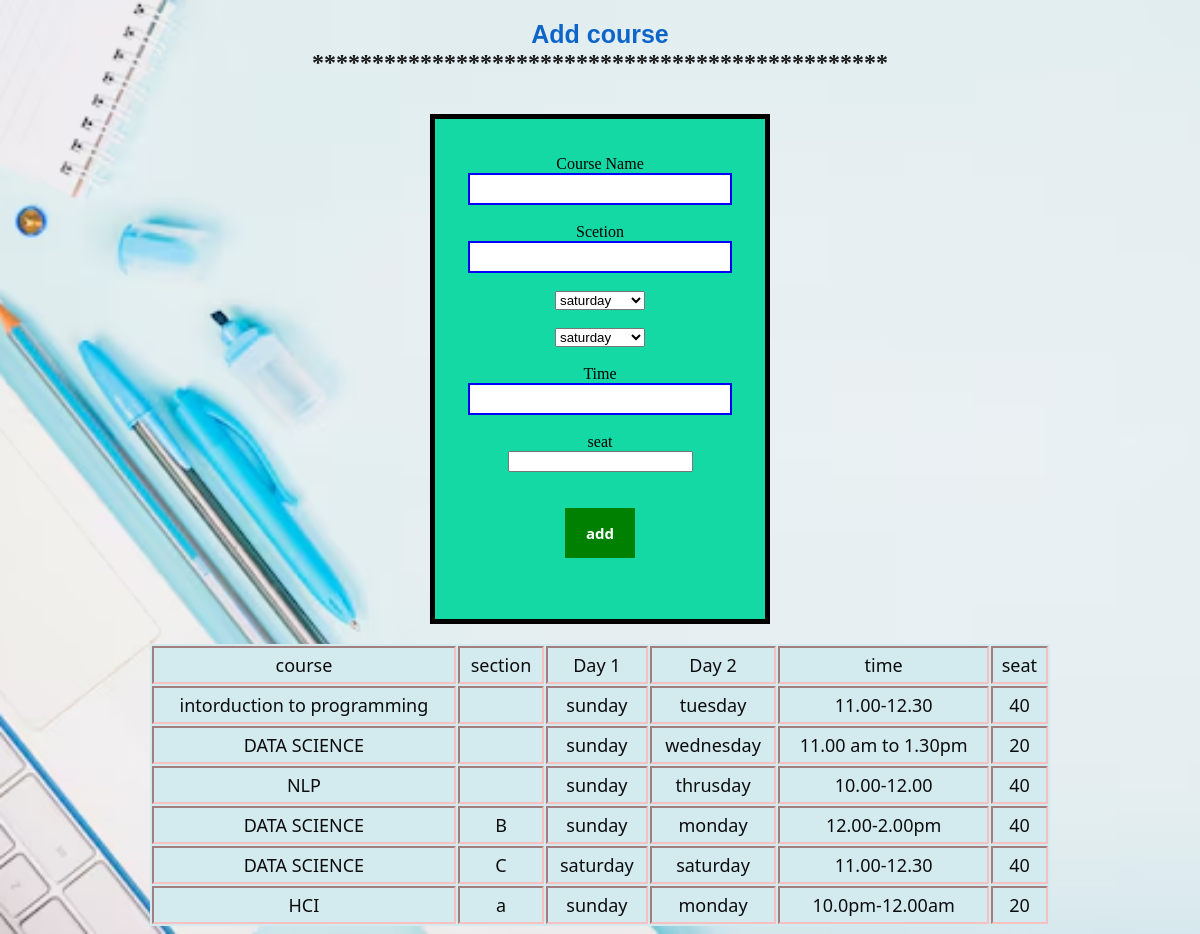
The page /admin/php/addcourse.php on the database its author committed.
### tables this page shows
CREATE TABLE `addcourse` (
  `ID` int(11) NOT NULL,
  `course` varchar(250) NOT NULL,
  `section` varchar(120) NOT NULL,
  `date1` varchar(120) NOT NULL,
  `date2` varchar(120) NOT NULL,
  `time` varchar(120) NOT NULL,
  `seat` varchar(120) NOT NULL
);

### admin/php/addcourse.php (the view, shortened to what this page needs)
<?php
include  '../../main/DB/DB.php';
$sql="SELECT * FROM addcourse";
$result=$conn->query($sql);
$courseerr=$timeerr=$date1err=$seaterr=$sectionerr="";
?>
<!DOCTYPE html>
<html>
    <head>
        <link rel="stylesheet"  href="../css/aiub.css">
    </head>
    <body>
        <center>
        <h2>
             <label  style="color: rgb(13, 101, 202); font-family:Arial, Helvetica, sans-serif;  font-size: 25px;">Add course</label><br>
             <label  style="color: rgb(22, 22, 22); ">************************************************</label>
        </h2>
        <br>
        <form method="post">
        <div  style="width:330px; height:500px; border:5px solid black;background-color:rgb(20,217,164);">
            <br>
            <br>
        Course Name<br><input type="text" id="course" name="course" >
        <span><?php echo $courseerr; ?></span><br><br>
         Scetion<br><input type ="text" name="section" id="section">
         <br><br>
        <select id="date1" name="date1">
            <option value="saturday">saturday</option>
        </select><br><br>
         <select id="date2" name="date2">
            <option value="saturday">saturday</option>
        </select><br><br>
        Time<br><input type="text" name="time" id="time">
         <span><?php echo $timeerr; ?></span><br><br>
        seat<br><input type="number" id="seat" name="seat">
         <span><?php echo $seaterr; ?></span><br><br><br>
        <button type="submit" style="background-color:green;color:white;width:70px;height:50px" >add</button>
        </div>
        <table class="table"  style="font-size:18px;">
            <tr class="tablerow">
              <td class="tableheading">course</td>
             <td class="tableheading">section</td>
             <td class="tableheading">Day 1</td>
             <td class="tableheading">Day 2</td>
              <td class="tableheading">time</td>
             <td class="tableheading">seat</td>
             <?php
             if(mysqli_num_rows($result)> 0)
             {
                while($row=$result->fetch_assoc())
                {
                   echo "<tr class='tablerow'>";
                   echo "<td class='tableheading'>".$row['course']."</td>";
                   echo "<td class='tableheading'>".$row['section']."</td>";
                   echo "<td class='tableheading'>".$row['date1']."</td>";
                  echo "<td class='tableheading'>".$row['date2']."</td>";
                  echo "<td class='tableheading'>".$row['time']."</td>";
                  echo "<td class='tableheading'>".$row['seat']."</td>";
                  echo"</tr>";
                }
             }
             ?>
        </table>
      </form>
      </center>
    </body>
</html>

### admin/css/aiub.css (style rules this page uses)
body { background-color: rgb(149, 248, 244); }
button { background-color: rgb(38, 183, 232); color: rgb(16, 1, 1); padding: 15px; margin-bottom: 15px; width: 150px; height: 60px; border:none; font-family:'Segoe UI', Tahoma, Geneva, Verdana, sans-serif; font-weight: bold; font-size:15px; }
.table { width: 900px; margin-top: 20px; font-family: 'Segoe UI', Tahoma, Geneva, Verdana, sans-serif; font-size:10px; font-weight: 100; background:rgb(211, 234, 239); }
.tableheading,.tablerow { border:2px inset rgb(247, 191, 191); padding:5px; text-align:center; color:rgb(13, 13, 14); }

### admin/php/addcourse.php (style rules this page uses)
body { background-image:url("../../main/image/admin_addcourse.jpg"); background-size:cover; background-position:center; background-repeat:no-repeat; }
input[type="text"] { width:250px; padding:5px; border:2px solid blue; font-size:16px; }

### rows shown on the page
addcourse: course "intorduction to programming", date1 "sunday", date2 "tuesday", time "11.00-12.30", seat "40"
addcourse: course "DATA SCIENCE", date1 "sunday", date2 "wednesday", time "11.00 am to 1.30pm", seat "20"
addcourse: course "NLP", date1 "sunday", date2 "thrusday", time "10.00-12.00", seat "40"
addcourse: course "DATA SCIENCE", section "B", date1 "sunday", date2 "monday", time "12.00-2.00pm", seat "40"
addcourse: course "DATA SCIENCE", section "C", date1 "saturday", date2 "saturday", time "11.00-12.30", seat "40"
addcourse: course "HCI", section "a", date1 "sunday", date2 "monday", time "10.0pm-12.00am", seat "20"
